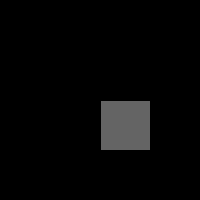
Frame 1 (no input)
Frame 60 (the mouse pressed at the canvas centre just before this capture): identical to frame 1, image omitted
Frame 120 (the mouse held since frame 60 and released just before this capture): identical to frame 1, image omitted

The Processing sketch that drew this single still picture (run headless with seeded random() and noise(); from frame 60 on, the mouse is pressed at the canvas centre):

// Processing sketch: button
// ── button.pde
int x = 100;
int y = 100;
int h = 50;
int w = 50;

void setup() {
  size(200, 200);
}

void draw() {
  background(0);

  if (mouseX > x && mouseX < x+w && mouseY > y && mouseY < y+h) {
    fill(255, 0, 0);
    if (mousePressed) { fill(255, 255, 0); }
  } else { fill(100);}
  rect(x, y, w, h);
}
